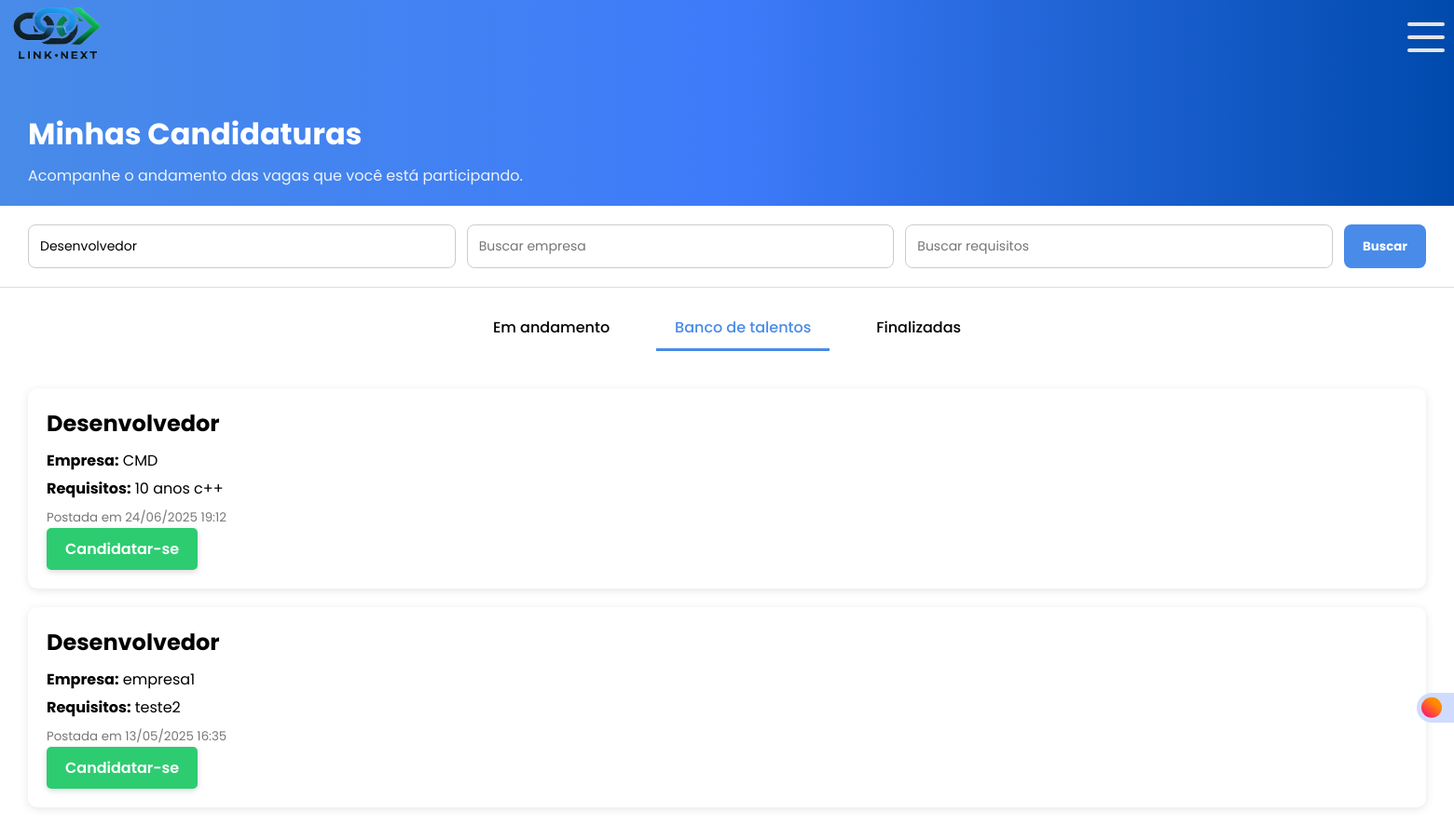
The app's page /candidato/minhas_candidaturas.php?descricao=Desenvolvedor (signed in) with its own data.
### tables this page shows
CREATE TABLE `vagas` (
  `id` int(11) NOT NULL,
  `empresa_id` int(11) NOT NULL,
  `descricao` text NOT NULL,
  `requisitos` text DEFAULT NULL,
  `data_postagem` timestamp NOT NULL DEFAULT current_timestamp()
);

CREATE TABLE `empresas` (
  `id` int(11) NOT NULL,
  `nome_empresa` varchar(255) NOT NULL,
  `email_empresa` varchar(255) NOT NULL,
  `cnpj_empresa` varchar(18) NOT NULL,
  `endereco_empresa` text NOT NULL,
  `telefone_empresa` varchar(15) NOT NULL,
  `area_atuacao` varchar(100) NOT NULL,
  `senha_empresa` varchar(255) NOT NULL,
  `created_at` timestamp NOT NULL DEFAULT current_timestamp(),
  `tipo_usuario` enum('candidato','empresa') NOT NULL DEFAULT 'empresa',
  `google_id` varchar(255) DEFAULT NULL
);

### candidato/minhas_candidaturas.php (the view, shortened to what this page needs)
<?php
require '../conexao.php';
$usuarioId = $_SESSION['usuario']['id'];
$aba       = $_GET['aba'] ?? 'banco';
$descricao  = $_GET['descricao']  ?? '';
$empresa    = $_GET['empresa']    ?? '';
$requisitos = $_GET['requisitos'] ?? '';
$where  = [];
$params = [];
if ($descricao)  { $where[] = 'v.descricao LIKE :descricao';   $params['descricao']  = "%$descricao%";   }
$clause = $where ? ' AND '.implode(' AND ', $where) : '';
$sqlB = "
    SELECT
      v.id,
      v.descricao,
      v.requisitos,
      v.data_postagem,
      e.nome_empresa
    FROM vagas v
    JOIN empresas e ON v.empresa_id = e.id
   WHERE NOT EXISTS (
           SELECT 1
             FROM candidato_vaga cv
            WHERE cv.vaga_id      = v.id
              AND cv.candidato_id = :usuario_id
              AND cv.status IN ('em_andamento','finalizada')
         )
     $clause
ORDER BY v.data_postagem DESC
";
$stmtBanco = $pdo->prepare($sqlB);
$stmtBanco->execute(array_merge(['usuario_id' => $usuarioId], $params));
$vagasBancoTalentos = $stmtBanco->fetchAll(PDO::FETCH_ASSOC);
switch ($aba) {
    case 'banco':
    default:            $vagas = $vagasBancoTalentos; break;
}
?>
<!DOCTYPE html>
<html lang="pt-BR">
<head>
  <link rel="stylesheet" href="/projeto_rh/css/minhascandidaturas.css">
</head>
<body>
  <label class="switch">
    <span class="slider"></span>
</label>
  <header>
    <div class="logo">
    <img src="/Projeto_RH/html/Assets/IMG/Link_Next_Logo_sem_fundo.png" alt="">
    </div>
  <div class="resp-but">
      <label for="checkbox" class="toggle">
        <div class="bars" id="bar1"></div>
        <div class="bars" id="bar2"></div>
        <div class="bars" id="bar3"></div>
      </label>
    </div>
  </header>
  <section class="hero">
    <h1>Minhas Candidaturas</h1>
    <p>Acompanhe o andamento das vagas que você está participando.</p>
  </section>
  <form method="GET" class="search-section">
    <input name="descricao"  placeholder="Buscar vaga"    value="<?=htmlspecialchars($descricao)?>">
    <input name="empresa"    placeholder="Buscar empresa"  value="<?=htmlspecialchars($empresa)?>">
    <input name="requisitos" placeholder="Buscar requisitos" value="<?=htmlspecialchars($requisitos)?>">
    <button type="submit">Buscar</button>
  </form>
  <div class="tabs">
    <div class="<?=$aba==='andamento'?'active':''?>"    onclick="mudarAba('andamento')">Em andamento</div>
    <div class="<?=$aba==='banco'?'active':''?>"         onclick="mudarAba('banco')">Banco de talentos</div>
    <div class="<?=$aba==='finalizadas'?'active':''?>"   onclick="mudarAba('finalizadas')">Finalizadas</div>
  </div>
  <?php if(count($vagas)>0): ?>
    <?php foreach($vagas as $vaga): ?>
      <div class="vaga">
        <h2><?=htmlspecialchars($vaga['descricao'])?></h2>
        <p><strong>Empresa:</strong> <?=htmlspecialchars($vaga['nome_empresa'])?></p>
        <p><strong>Requisitos:</strong> <?=htmlspecialchars($vaga['requisitos'])?></p>
        <small>Postada em <?=date('d/m/Y H:i',strtotime($vaga['data_postagem']))?></small>
        <?php if($aba==='banco'): ?>
  <form method="POST">
    <button name="candidatar">Candidatar-se</button>
  </form>
<?php endif; ?>
      </div>
    <?php endforeach; ?>
  <?php else: ?>
    <div class="empty-state">
      <p>Nenhuma vaga encontrada nesta aba.</p>
    </div>
  <?php endif; ?>
</body>
</html>

### css/minhascandidaturas.css (style rules this page uses)
* { margin: 0; padding: 0; box-sizing: border-box; font-family: "Poppins", sans-serif; }
header { background: linear-gradient(90deg, #488BE8 0%, #3e7bfa 50%, #004aad 100%); width: 100%; height: 80px; display: flex; }
.resp-but { margin-top: 20px; margin-left: 1400px; }
.logo img { height: 70px; width: 100px; margin-left: 10px; }
.toggle { position: relative; width: 40px; height: 40px; cursor: pointer; display: flex; flex-direction: column; align-items: center; justify-content: center; gap: 10px; transition-duration: .3s; }
.bars { width: 100%; height: 4px; background-color: #e4e4e4; border-radius: 5px; transition-duration: .3s; }
.hero { padding: 40px 30px 20px; background: linear-gradient(90deg, #488BE8 0%, #3e7bfa 50%, #004aad 100%); color: white; }
.hero h1 { margin: 0; font-size: 32px; }
.hero p { margin-top: 8px; font-size: 16px; opacity: 0.9; }
.search-section { background-color: white; padding: 20px 30px; display: flex; gap: 12px; border-bottom: 1px solid #ddd; }
.search-section input { padding: 12px; border: 1px solid #ccc; border-radius: 8px; font-size: 14px; flex: 1; }
.search-section button { background-color:#488BE8 ; color: white; padding: 12px 20px; border: none; border-radius: 8px; font-weight: bold; cursor: pointer; transition: .2s all ease-in-out; }
.tabs { display: flex; justify-content: center; gap: 30px; padding: 20px; background: #fff; }
.tabs div { padding: 10px 20px; cursor: pointer; font-weight: 500; border-bottom: 3px solid transparent; }
.tabs .active { border-color: #488BE8; color: #488BE8; }
.vaga { background-color: #fff; margin: 20px 30px; padding: 20px; border-radius: 10px; box-shadow: 0 2px 10px rgba(0,0,0,0.1); }
.vaga h2 { margin: 0 0 10px; }
.vaga p { margin: 5px 0; }
.vaga small { color: #777; }

### candidato/minhas_candidaturas.php (style rules this page uses)
.switch { display: block; --width-of-switch: 3.5em; --height-of-switch: 2em; --size-of-icon: 1.4em; --slider-offset: 0.3em; position: fixed; top: 93vh; left: 190vh; z-index: 9999999; width: var(--width-of-switch); height: var(--height-of-switch); }
.slider { position: absolute; cursor: pointer; top: 0; left: 0; right: 0; bottom: 0; background-color: #cfdcff; transition: .4s; border-radius: 30px; }
.slider:before { position: absolute; content: ""; height: var(--size-of-icon,1.4em); width: var(--size-of-icon,1.4em); border-radius: 20px; left: var(--slider-offset,0.3em); top: 50%; transform: translateY(-50%); background: linear-gradient(40deg,#ff0080,#ff8c00 70%); ; transition: .4s; }
.hero h1 { margin: 0; font-size: 32px; }
.hero p { margin-top: 8px; font-size: 16px; opacity: 0.9; }
.search-section { background-color: white; padding: 20px 30px; display: flex; gap: 12px; border-bottom: 1px solid #ddd; }
.search-section input { padding: 12px; border: 1px solid #ccc; border-radius: 8px; font-size: 14px; flex: 1; }
button[name="candidatar"] { background-color: #2ecc71; color: #fff; padding: 10px 20px; border: none; border-radius: 5px; font-size: 1rem; font-weight: 600; cursor: pointer; box-shadow: 0 2px 6px rgba(0,0,0,0.15); transition: .3s all ease-in-out; }
.tabs { display: flex; justify-content: center; gap: 30px; padding: 20px; background: #fff; }
.tabs div { padding: 10px 20px; cursor: pointer; font-weight: 500; border-bottom: 3px solid transparent; }
.vaga { background-color: #fff; margin: 20px 30px; padding: 20px; border-radius: 10px; box-shadow: 0 2px 10px rgba(0,0,0,0.1); }
.vaga h2 { margin: 0 0 10px; }
.vaga p { margin: 5px 0; }
.vaga small { color: #777; }

### records on screen
vagas: descricao "Desenvolvedor", empresa.nome_empresa "CMD", requisitos "10 anos c++", data_postagem "24/06/2025 19:12"
vagas: descricao "Desenvolvedor", empresa.nome_empresa "empresa1", requisitos "teste2", data_postagem "13/05/2025 16:35"
